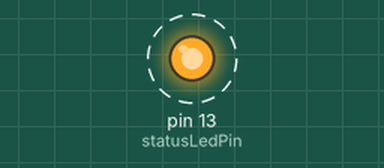
Simulated run of this sketch. Board: Arduino Uno, built with avr-gcc and run on an emulated ATmega328P. On the bench: output pins drawn as LEDs (lit = HIGH). Dashed ring = blinking. No radio packets arrive unless stated.

Above: at 0.03 s.
Timing chart, 0 to 3.0 s (numbered marks = the images above):
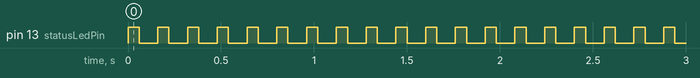

Measured:
- by itself, pin 13 (statusLedPin): alternates HIGH for 0.06 s and LOW for 0.10 s

The sketch:

GotMail_transmitter.ino
```cpp
/*-----------------------------------------
 "GotMail_transmitter.ino"
 ver 21 - 2016-12-14

  GotMail Transmitter code
  by
  frykberg
-----------------------------------------*/
#include <VirtualWire.h>

const byte statusLedPin = 13;
const byte transmitPin =  11;

void setup() {

  pinMode(statusLedPin, OUTPUT);
  vw_set_tx_pin(transmitPin);
  vw_setup(2000);

}

void loop() {

  char message[3] = {'1', '1', '1'};
  digitalWrite(statusLedPin, HIGH);
  vw_send((uint8_t *)message, 3);
  vw_wait_tx();
  digitalWrite(statusLedPin, LOW);
  delay(100);

}
```
